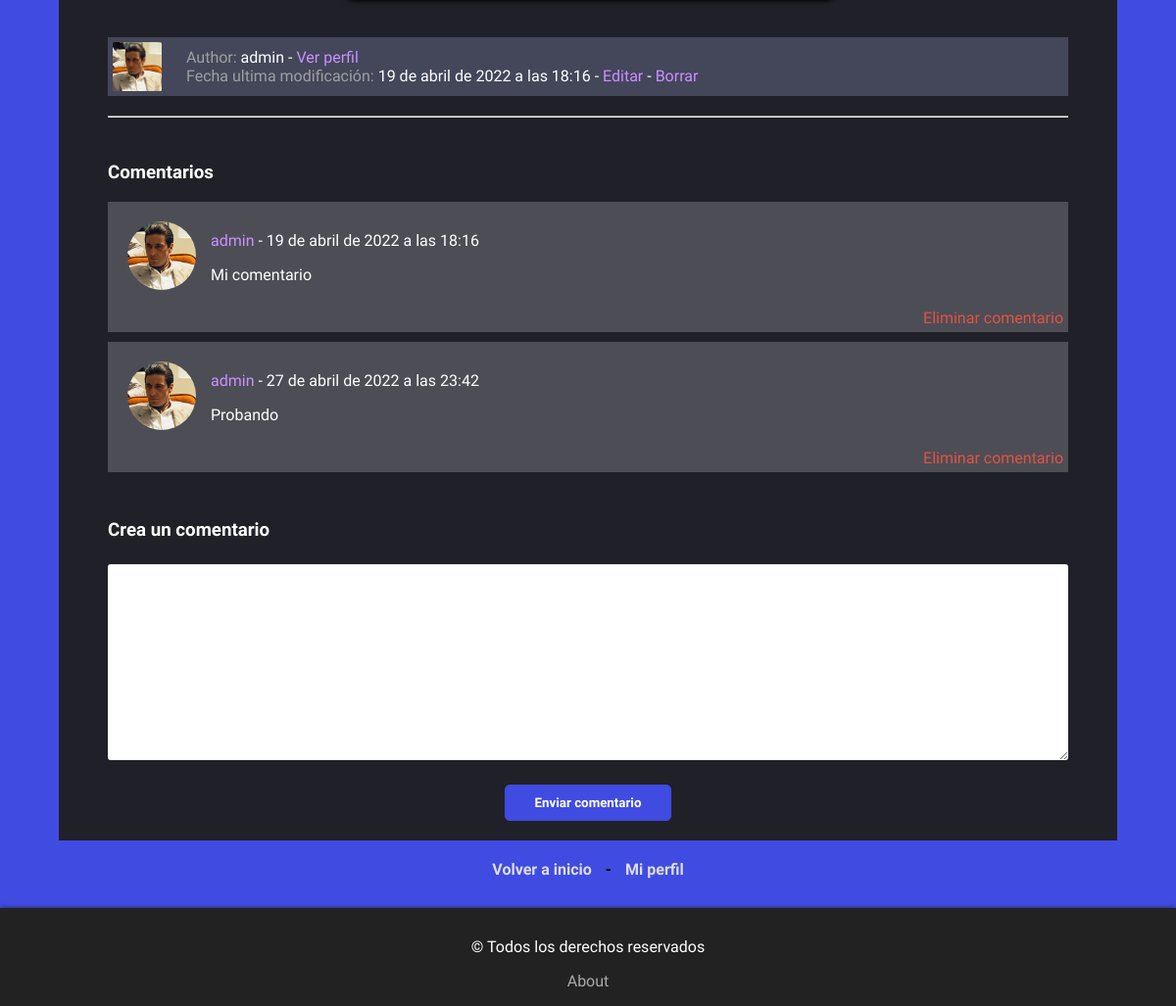
Page /pages/admin/14 (signed in, lower part) on the earlier database version.
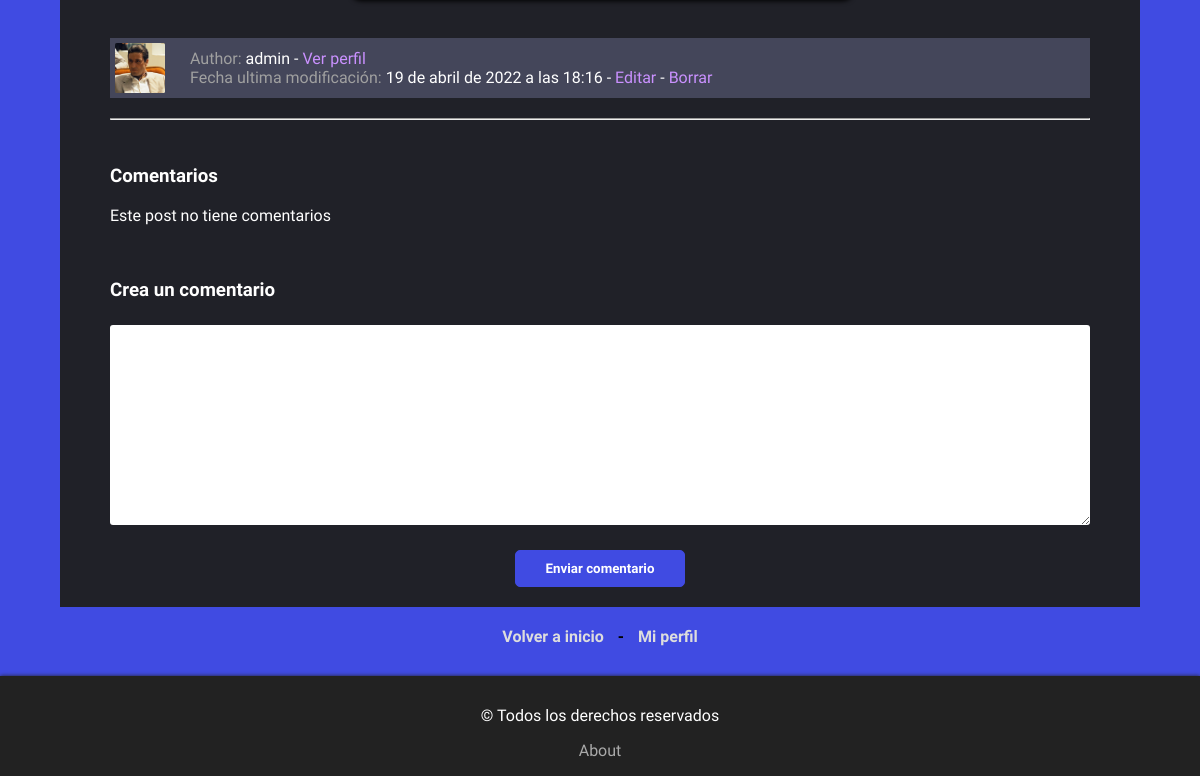
Same page on the later database version.
### blogs/models.py (models this page shows, shortened)
class Comments(models.Model):
    commentator = models.ForeignKey(User, on_delete=models.CASCADE)
    date = models.DateTimeField(auto_now_add=True)
    comment = models.TextField()
    post = models.ForeignKey(Blog, related_name='comments', on_delete=models.CASCADE)

### accounts/models.py (models this page shows, shortened)
class UserProfile(models.Model):
    user = models.OneToOneField(User, on_delete=models.CASCADE)
    avatar = models.ImageField(upload_to='avatares/', default='default.jpg')
    description = models.TextField(null=True, blank=True)
    website = models.CharField(max_length=220, null=True, blank=True)

### blogs/views.py (the view)
# urls.py: path('pages/<str:author>/<int:pk>', detail_post, name='post_detail'),
@login_required
def detail_post(request, pk, author):
    post = Blog.objects.get(pk=pk)
    if post.author.username == author:
        if request.method == 'POST':
            comment_form = CommentForm(request.POST)
            if comment_form.is_valid():
                data = comment_form.cleaned_data
                print(data['comment'])
                commentator = request.user
                new_comment = Comments(commentator=commentator, post=Blog.objects.get(pk=pk), comment=data['comment'])
                new_comment.save()
                comments = Comments.objects.filter(post=post)
                context = {
                    'post':post,
                    'comment_form': CommentForm(),
                    'comments': comments
                    }
                return render(request, 'post_details.html', context)
        else:
            comment_form = CommentForm()
            comments = Comments.objects.filter(post=post)
            context = {
                'post':post,
                'comment_form': comment_form,
                'comments':comments
            }
            return render(request, 'post_details.html', context)
    else:
        return redirect('home')

### blogs/forms.py
class CommentForm(forms.ModelForm):
    class Meta:
        model = Comments
        fields = ['comment']

### blogs/templates/post_details.html (shortened to what this page needs)
{% extends "index.html" %}
{% block estilos %}
    {% load static %}
    <link rel="stylesheet" href={% static "css\postdetails.css" %}>
{% endblock estilos %}
{% block post %}
<div class='container'>
    <div class='main-contenedor'>
        <br>
        <br>
        <div class='author-details'>
            <img src={{post.author.userprofile.avatar.url}} alt="">
            <div class='author'>
                <p class='p-author'><span class='etiqueta'>Author:</span> {{post.author.username}} - <a href={% url 'other_user_profile' post.author.username%}>Ver perfil</a></p>
                {% if post.author == request.user %}
                    <p class='p-modified'><span class='etiqueta'>Fecha ultima modificación: </span> {{post.modification_date}} -
                        <a class='post-detalles' href={% url 'edit_post' pk=post.pk %}>Editar</a> -
                        <a class='post-detalles' href={% url 'delete_post' pk=post.pk %}>Borrar</a>
                    </p>
                {% else %}
                    <p class='p-modified'><span class='etiqueta'>Fecha ultima modificación: </span> {{post.modification_date}}</p>
                {% endif %}
            </div>
        </div>
        <hr><br>
        <div>
            <h3>Comentarios</h3>
            {% if comments %}
                {% for comentario in comments  %}
                    <div class = 'comment-card'>
                        <div class = 'comment-card-data'>
                            <div>
                                <img src={{comentario.commentator.userprofile.avatar.url}} alt="">
                            </div>
                            <div>
                                <p><a href={% url 'other_user_profile' username=comentario.commentator.username%}>{{comentario.commentator}}</a> - {{comentario.date}}</p>
                                <p>{{comentario.comment}}</p>
                            </div>
                        </div>
                        {%  if comentario.commentator == request.user or post.author == request.user%}
                            <p class='p-commentario'><a class='eliminar-comentario' href="{% url 'delete_comment' pk=post.pk pkcomment=comentario.pk%}?next={{ request.path|urlencode }}">Eliminar comentario</a></p>
                        {% endif %}
                    </div>
                {% endfor %}
            {% else %}
                <p>Este post no tiene comentarios</p>
            {% endif %}
            <br>
            {% if user.is_authenticated %}
            <div class='create-comment'>
                <h3>Crea un comentario</h3>
                <form action="" method='post'>
                    {{comment_form}}
                    <button class='boton' type='submit'>Enviar comentario</button>
                </form>
            </div>
            {% endif %}
        </div>
    </div>
</div>
<div class='final-links'><a href={% url 'home' %}>Volver a inicio</a> - <a href={% url 'my_profile' %}>Mi perfil</a></div>
{% endblock post %}

Differences in the rows shown:
removed Comments: commentator.userprofile.avatar (picture), commentator "admin", date "19 de abril de 2022 a las 18:16", comment "Mi comentario"
removed Comments: commentator.userprofile.avatar (picture), commentator "admin", date "27 de abril de 2022 a las 23:42", comment "Probando"
Other differences:
text now shown: "Este post no tiene comentarios"
